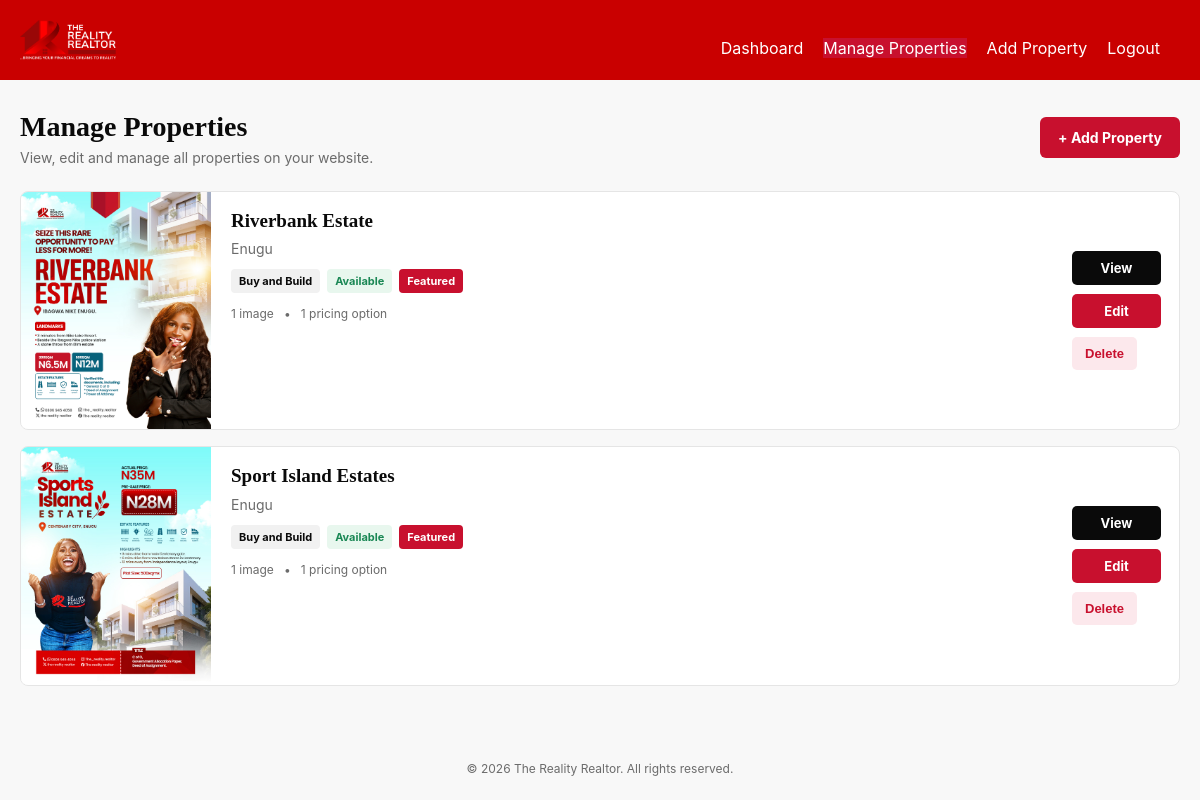
/admin/properties.php (signed in), run on the app's committed database.
### tables this page shows
CREATE TABLE `properties` (
  `id` int(10) unsigned NOT NULL AUTO_INCREMENT,
  `title` varchar(255) NOT NULL,
  `location` enum('Enugu','Abuja','Asaba') NOT NULL,
  `category` enum('Buy and Build','Land Banking','Luxury Homes','Available Properties','Distress Sales') NOT NULL,
  `description` text DEFAULT NULL,
  `price` decimal(15,2) NOT NULL DEFAULT 0.00,
  `price_negotiable` tinyint(1) NOT NULL DEFAULT 0,
  `bedrooms` int(10) unsigned DEFAULT 0,
  `bathrooms` int(10) unsigned DEFAULT 0,
  `parking_spaces` int(10) unsigned DEFAULT 0,
  `living_rooms` int(10) unsigned DEFAULT 0,
  `land_size` varchar(100) DEFAULT NULL,
  `land_type` varchar(100) DEFAULT NULL,
  `property_use` varchar(100) DEFAULT NULL,
  `title_document` varchar(255) DEFAULT NULL,
  `plot_size` varchar(100) DEFAULT NULL,
  `access_road` varchar(255) DEFAULT NULL,
  `address` varchar(255) DEFAULT NULL,
  `youtube_url` varchar(500) DEFAULT NULL,
  `status` enum('Available','Sold','Reserved') NOT NULL DEFAULT 'Available',
  `featured` tinyint(1) NOT NULL DEFAULT 0,
  `created_at` timestamp NULL DEFAULT current_timestamp(),
  `updated_at` timestamp NULL DEFAULT current_timestamp() ON UPDATE current_timestamp(),
  PRIMARY KEY (`id`)
);

### admin/properties.php (the view, shortened to what this page needs)
<?php
require_once '../config/database.php';
function e($value)
{
    return htmlspecialchars((string)$value, ENT_QUOTES, 'UTF-8');
}
$stmt = $pdo->query("
    SELECT
        p.id,
        p.title,
        p.location,
        p.category,
        p.status,
        p.featured,
        p.created_at,
        (
            SELECT pi.image_path
            FROM property_images pi
            WHERE pi.property_id = p.id
            ORDER BY pi.is_main DESC, pi.id ASC
            LIMIT 1
        ) AS main_image,
        (
            SELECT COUNT(*)
            FROM property_images pi2
            WHERE pi2.property_id = p.id
        ) AS image_count,
        (
            SELECT COUNT(*)
            FROM property_pricing pp
            WHERE pp.property_id = p.id
        ) AS pricing_count
    FROM properties p
    ORDER BY p.created_at DESC
");
$properties = $stmt->fetchAll();
?>
<!DOCTYPE html>
<html lang="en">
<head>
</head>
<body>
<header>
    <div class="brand">
        <img src="/images/logo1.png" alt="The Reality Realtor">
    </div>
    <nav class="nav-menu">
        <a href="dashboard.php">Dashboard</a>
        <a href="properties.php" class="active">Manage Properties</a>
        <a href="add-property.php">Add Property</a>
        <a href="logout.php">Logout</a>
    </nav>
</header>
<main>
    <div class="page-heading">
        <div>
            <h1>Manage Properties</h1>
            <p>View, edit and manage all properties on your website.</p>
        </div>
        <a href="add-property.php" class="add-button">
            + Add Property
        </a>
    </div>
    <?php if (empty($properties)): ?>
        <div class="empty">
            <h2>No Properties Yet</h2>
            <p>
                You have not added any properties yet.
            </p>
            <a href="add-property.php" class="add-button">
                Add Your First Property
            </a>
        </div>
    <?php else: ?>
        <div class="property-list">
            <?php foreach ($properties as $property): ?>
                <article class="property-card">
                    <div class="property-image">
                        <?php if (!empty($property['main_image'])): ?>
                            <img
                                src="../<?= e($property['main_image']) ?>"
                                alt="<?= e($property['title']) ?>"
                            >
                        <?php else: ?>
                            <div class="no-image">
                                No property image
                            </div>
                        <?php endif; ?>
                    </div>
                    <div class="property-info">
                        <h2>
                            <?= e($property['title']) ?>
                        </h2>
                        <div class="property-location">
                            <?= e($property['location']) ?>
                        </div>
                        <div class="property-meta">
                            <span class="badge badge-category">
                                <?= e($property['category']) ?>
                            </span>
                            <?php if ($property['status'] === 'Available'): ?>
                                <span class="badge badge-available">
                                    Available
                                </span>
                            <?php elseif ($property['status'] === 'Sold'): ?>
                                <span class="badge badge-sold">
                                    Sold
                                </span>
                            <?php else: ?>
                                <span class="badge badge-reserved">
                                    Reserved
                                </span>
                            <?php endif; ?>
                            <?php if ((int)$property['featured'] === 1): ?>
                                <span class="badge badge-featured">
                                    Featured
                                </span>
                            <?php endif; ?>
                        </div>
                        <div class="small-info">
                            <?= (int)$property['image_count'] ?>
                            image<?= ((int)$property['image_count'] === 1 ? '' : 's') ?>
                            &nbsp; • &nbsp;
                            <?= (int)$property['pricing_count'] ?>
                            pricing option<?= ((int)$property['pricing_count'] === 1 ? '' : 's') ?>
                        </div>
                    </div>
                    <div class="property-actions">
                        <a
                            href="../property.php?id=<?= (int)$property['id'] ?>"
                            class="action-button view-button"
                            target="_blank"
                        >
                            View
                        </a>
                        <a
                            href="edit-property.php?id=<?= (int)$property['id'] ?>"
                            class="action-button edit-button"
                        >
                            Edit
                        </a>
                        <form
                            method="POST"
                            action="delete-property.php"
                            onsubmit="return confirm('Are you sure you want to delete this property? This action cannot be undone.');"
                        >
                            <button
                                type="submit"
                                class="action-button delete-button"
                            >
                                Delete
                            </button>
                        </form>
                    </div>
                </article>
            <?php endforeach; ?>
        </div>
    <?php endif; ?>
</main>
<footer>
    &copy; <?= date('Y') ?> The Reality Realtor. All rights reserved.
</footer>
</body>
</html>

### admin/properties.php (style rules this page uses)
:root { --red: #C8102E; --red-dark: #A00D24; --black: #0A0A0A; --gray: #6B6B6B; --light: #F8F8F8; --white: #FFFFFF; --border: #E5E5E5; --green: #198754; --orange: #d97706; }
* { box-sizing: border-box; margin: 0; padding: 0; }
body { font-family: 'Inter', sans-serif; background: var(--light); color: var(--black); }
h1, h2, h3 { font-family: 'Playfair Display', serif; line-height: 1.2; }
a { text-decoration: none; }
header { color: var(--white); display: flex; align-items: center; justify-content: space-between; gap: 20px; background: #c90000; padding: 20px; position: relative; }
.brand { display: flex; align-items: center; font-size: 21px; font-weight: 700; }
.brand img { height: 40px; width: auto; display: block; }
nav { margin-top: 15px; display: flex; }
nav a { color: #fff; text-decoration: none; margin-right: 20px; }
nav a:hover, nav a.active { background: var(--red); color: var(--white); }
main { max-width: 1250px; margin: 0 auto; padding: 30px 20px 50px; }
.page-heading { display: flex; justify-content: space-between; align-items: center; gap: 20px; margin-bottom: 25px; }
.page-heading h1 { font-size: 28px; }
.page-heading p { color: var(--gray); margin-top: 5px; font-size: 14px; }
.add-button { display: inline-block; background: var(--red); color: var(--white); padding: 12px 18px; border-radius: 6px; font-weight: 700; font-size: 14px; }
.property-list { display: grid; gap: 16px; }
.property-card { background: var(--white); border: 1px solid var(--border); border-radius: 8px; overflow: hidden; display: grid; grid-template-columns: 190px 1fr auto; min-height: 170px; }
.property-image { width: 190px; height: 100%; min-height: 170px; background: #eee; overflow: hidden; }
.property-image img { width: 100%; height: 100%; object-fit: cover; display: block; }
.property-info { padding: 18px 20px; }
.property-info h2 { font-size: 19px; margin-bottom: 8px; }
.property-location { color: var(--gray); font-size: 14px; margin-bottom: 12px; }
.property-meta { display: flex; flex-wrap: wrap; gap: 7px; margin-bottom: 13px; }
.badge { display: inline-block; padding: 5px 8px; border-radius: 4px; font-size: 11px; font-weight: 700; }
.badge-category { background: #f1f1f1; color: var(--black); }
.badge-available { background: #e8f7ee; color: var(--green); }
.badge-featured { background: var(--red); color: var(--white); }
.small-info { color: var(--gray); font-size: 12px; }
.property-actions { padding: 18px; display: flex; flex-direction: column; justify-content: center; gap: 9px; min-width: 125px; }
.action-button { display: block; text-align: center; padding: 9px 13px; border-radius: 5px; font-size: 13px; font-weight: 700; border: none; cursor: pointer; }
.edit-button { background: var(--red); color: var(--white); }
.delete-button { background: #fce8ec; color: var(--red); }
.view-button { background: var(--black); color: var(--white); }
footer { text-align: center; padding: 25px 15px; color: var(--gray); font-size: 12px; }

### data on the page
properties: shows a picture, title "Riverbank Estate", location "Enugu", category "Buy and Build", status "Available", featured "Featured", image_count "1", pricing_count "1"
properties: shows a picture, title "Sport Island Estates", location "Enugu", category "Buy and Build", status "Available", featured "Featured", image_count "1", pricing_count "1"
